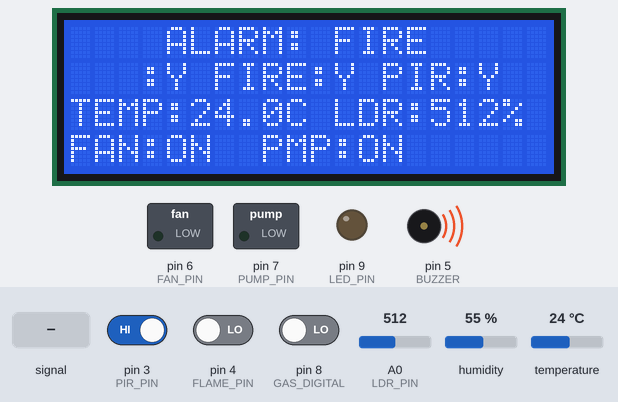
This sketch was run on a simulated Arduino Uno, built with avr-gcc and run on an emulated ATmega328P. Parts: 20×4 character LCD, switched loads named in the sketch (green lamp = pin HIGH), output pins drawn as LEDs (lit = HIGH), buzzer (waves = sounding). Dashed ring = blinking. The test bench sets the inputs (shaded band); at power-on: pin 4 (FLAME_PIN) LOW, A0 (LDR_PIN) = 512, pin 8 (GAS_DIGITAL) LOW, pin 3 (PIR_PIN) HIGH, humidity 55 %, temperature 24 °C.

Above: at 1.2 s.
1.3 s: pin 4 (FLAME_PIN) driven HIGH
At 1.9 s:
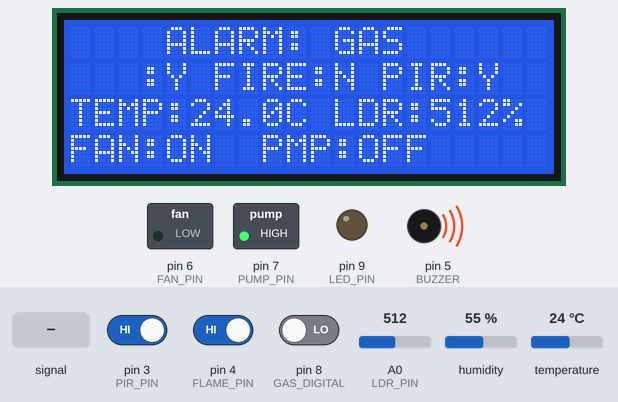
3.3 s: A0 (LDR_PIN) set to 411
At 3.7 s:
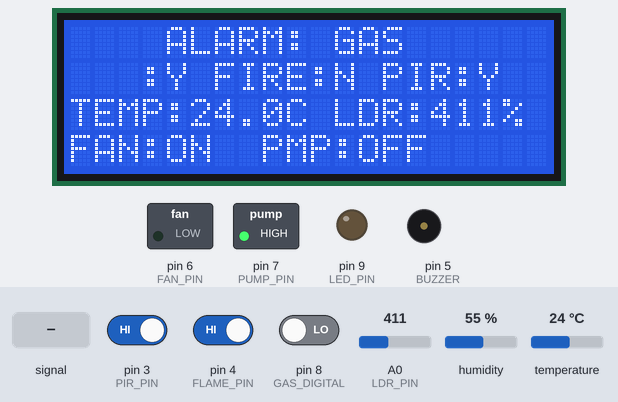
5.8 s: A0 (LDR_PIN) set to 387
At 6.32 s:
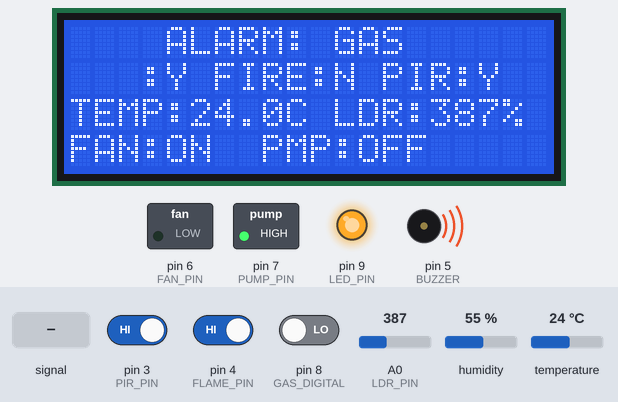
7.7 s: pin 8 (GAS_DIGITAL) driven HIGH
At 9.1 s:
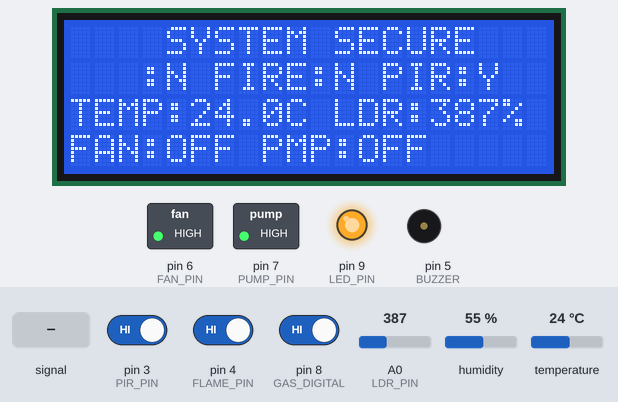
9.4 s: A0 (LDR_PIN) fed a 2 Hz sine of ±306 counts around its level
At 10.87 s:
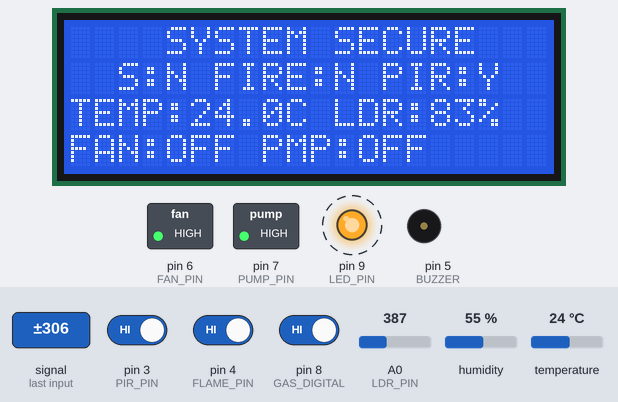
11.7 s: pin 4 (FLAME_PIN) driven LOW
At 12.87 s:
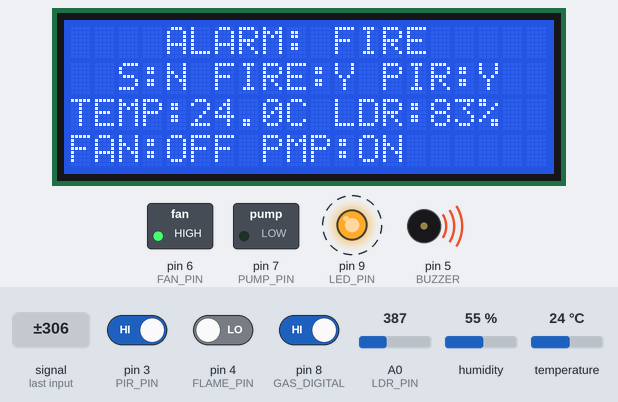
Timing chart, 0 to 14.5 s (numbered marks = the images above; inputs shaded):
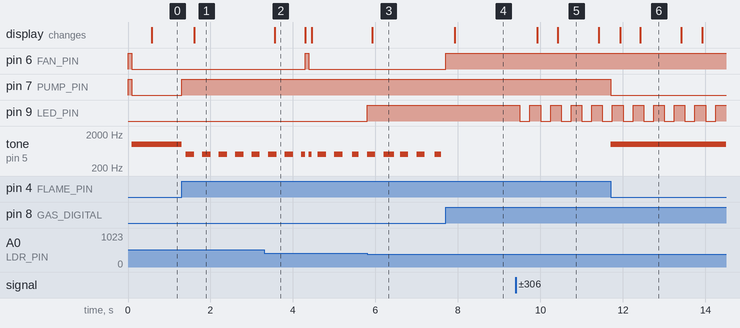

The sketch:

code_2_IN_ONE_1.ino
```cpp
#include <Wire.h>
#include <LiquidCrystal_I2C.h>
#include <DHT.h>

// --- RESTART POINTER ---
void(* resetFunc) (void) = 0;

// Pins
#define DHTPIN 2
#define DHTTYPE DHT11
#define PIR_PIN 3
#define FLAME_PIN 4
#define BUZZER 5
#define FAN_PIN 6
#define PUMP_PIN 7
#define GAS_DIGITAL 8
#define LED_PIN 9
#define LDR_PIN A0

// Logic Constants
#define ON LOW
#define OFF HIGH
#define TEMP_THRESHOLD 30.0

DHT dht(DHTPIN, DHTTYPE);
LiquidCrystal_I2C lcd(0x27, 20, 4);

// Timing Variables
unsigned long previousMillisLCD = 0;
unsigned long fireEndMillis = 0;
const long intervalLCD = 500;
const long restartGracePeriod = 3000; // 1 second clean-up time

bool fireActive = false;
bool needsRestart = false;

void setup() {
  pinMode(PIR_PIN, INPUT);
  pinMode(FLAME_PIN, INPUT);
  pinMode(GAS_DIGITAL, INPUT);
  pinMode(BUZZER, OUTPUT);
  pinMode(FAN_PIN, OUTPUT);
  pinMode(PUMP_PIN, OUTPUT);
  pinMode(LED_PIN, OUTPUT);

  // Force safe state on start
  digitalWrite(FAN_PIN, OFF);
  digitalWrite(PUMP_PIN, OFF);
  noTone(BUZZER);

  dht.begin();
  lcd.init();
  lcd.backlight();
}

void loop() {
  unsigned long currentMillis = millis();

  // 1. Read Sensors
  bool fire = (digitalRead(FLAME_PIN) == LOW);
  bool gas = (digitalRead(GAS_DIGITAL) == LOW);
  float t = dht.readTemperature();
  int ldrValue = analogRead(LDR_PIN);
  bool motion = digitalRead(PIR_PIN);

  // 2. LDR Logic
  digitalWrite(LED_PIN, (ldrValue < 400) ? HIGH : LOW);

  // 3. Fan Logic
  digitalWrite(FAN_PIN, (t > TEMP_THRESHOLD || gas) ? ON : OFF);

  // 4. Fire & Clean Restart Logic
  if (fire) {
    digitalWrite(PUMP_PIN, ON);
    tone(BUZZER, 1000);
    fireActive = true;
    needsRestart = true;
  } else {
    if (fireActive) {
      // Fire just stopped
      digitalWrite(PUMP_PIN, OFF);
      noTone(BUZZER);
      fireActive = false;
      fireEndMillis = currentMillis; // Start the timer for restart
    }
  }

  // Check if it's time for the clean restart
  if (needsRestart && !fireActive) {
    if (currentMillis - fireEndMillis >= restartGracePeriod) {
      // Explicitly clear hardware one last time
      digitalWrite(PUMP_PIN, OFF);
      digitalWrite(FAN_PIN, OFF);
      noTone(BUZZER);
      resetFunc();
    }
  }

  // 5. Gas Alarm (Only if no fire)
  if (gas && !fire) {
    if ((currentMillis / 200) % 2) tone(BUZZER, 500);
    else noTone(BUZZER);
  } else if (!fire) {
    noTone(BUZZER);
  }

  // 6. Timed LCD Update
  if (currentMillis - previousMillisLCD >= intervalLCD) {
    previousMillisLCD = currentMillis;
    updateDisplay(t, ldrValue, motion, fire, gas);
  }
}

void updateDisplay(float t, int ldr, bool m, bool f, bool g) {
  lcd.setCursor(4, 0);
  if (f)      lcd.print("ALARM: FIRE      ");
  else if (g) lcd.print("ALARM: GAS       ");
  else        lcd.print("SYSTEM SECURE    ");

  lcd.setCursor(0, 1);
  lcd.print("GAS:"); lcd.print(g ? "Y " : "N ");
  lcd.print("FIRE:"); lcd.print(f ? "Y " : "N ");
  lcd.print("PIR:"); lcd.print(m ? "Y" : "N");

  lcd.setCursor(0, 2);
  lcd.print("TEMP:"); lcd.print(t, 1);
  lcd.print("C LDR:"); lcd.print(ldr);
  lcd.print("%    ");

  lcd.setCursor(0, 3);
  lcd.print("FAN:"); lcd.print(digitalRead(FAN_PIN) == ON ? "ON " : "OFF");
  lcd.print(" PMP:"); lcd.print(digitalRead(PUMP_PIN) == ON ? "ON " : "OFF");
}
```

Measured:
- the behaviour switches between 400 and 399 on A0 (LDR_PIN) (found by bisection; images 2 and 3)
- after the input at 1.3 s, pin 7 (PUMP_PIN): LOW → HIGH at once; tone on pin 5 (BUZZER): 1000 Hz → silent at once, then repeats every 0.40 s: 500 Hz 0.20 s, silent 0.20 s; the display: changes after 0.30 s (image 1)
- after the input at 3.3 s, the display: changes after 0.26 s (image 2)
- after the input at 5.8 s, pin 9 (LED_PIN): LOW → HIGH at once; the display: changes after 0.12 s (image 3)
- after the input at 7.7 s, pin 6 (FAN_PIN): LOW → HIGH at once; tone on pin 5 (BUZZER): stops changing and stays silent; the display: changes after 0.23 s (image 4)
- after the input at 9.4 s, pin 9 (LED_PIN): alternates HIGH for 0.26 s and LOW for 0.24 s, starting after 0.10 s; the display: first changes after 0.52 s (image 5 shows a later state)
- after the input at 11.7 s, pin 7 (PUMP_PIN): HIGH → LOW at once; tone on pin 5 (BUZZER): silent → 1000 Hz at once; the display: first changes after 0.23 s (image 6 shows a later state)
